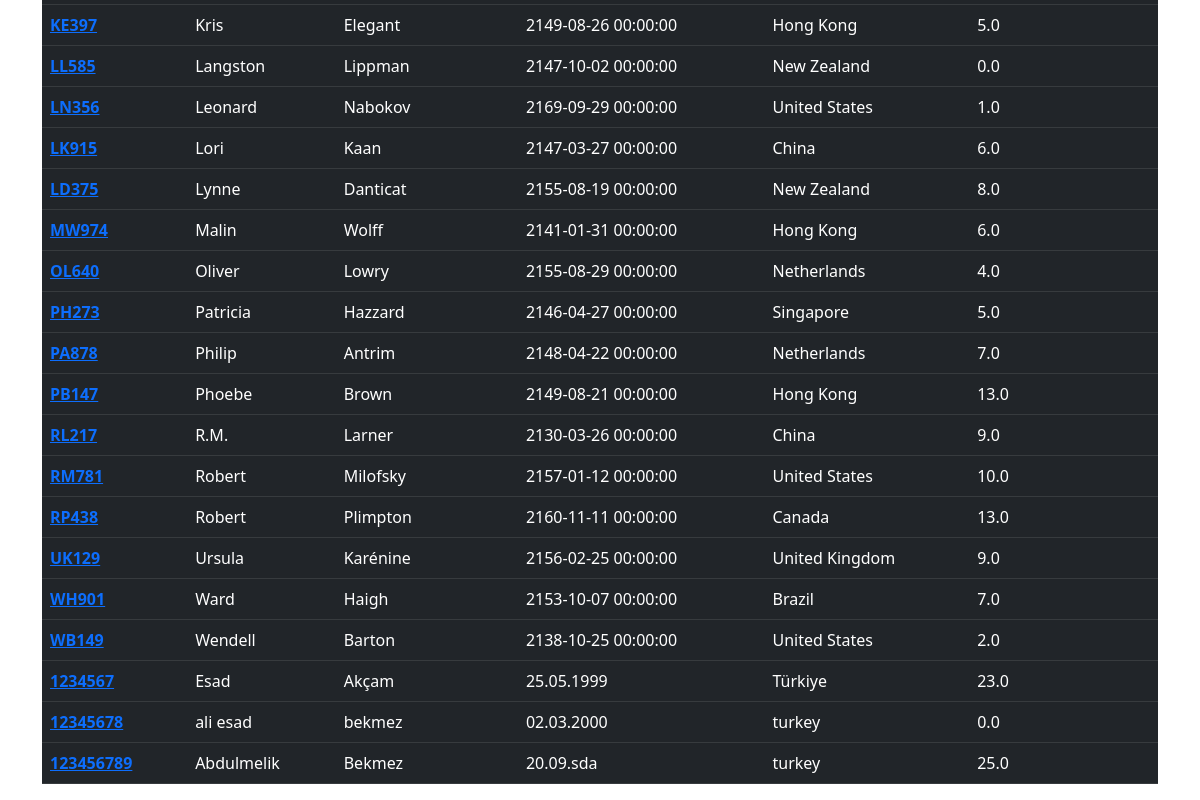
Page /author/showauthor (lower part) on the earlier database version.
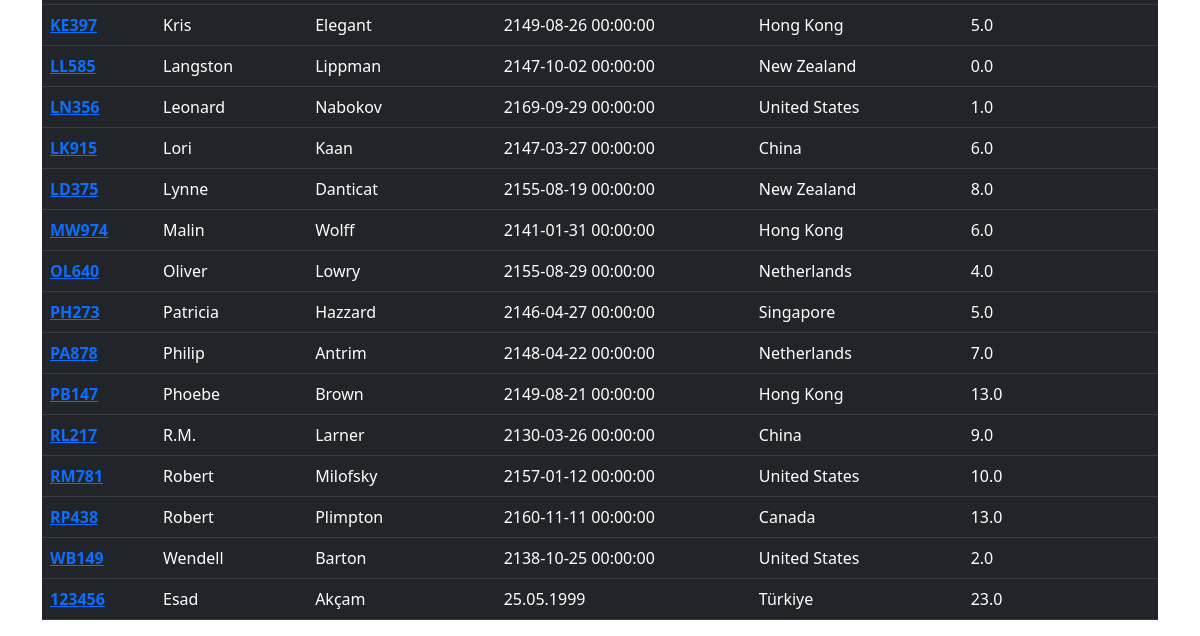
Same page on the later database version.
### tables this page shows
CREATE TABLE "AUTHOR" (
	"AuthID"	TEXT,
	"FirstName"	TEXT,
	"LastName"	TEXT,
	"Birthday"	TIMESTAMP,
	"CountryOfResidence"	TEXT,
	"HrsWritingPerDay"	REAL,
	PRIMARY KEY("AuthID")
);

### server.py (the view)
@app.route("/author/showauthor")
def showauthor():
    rows = db.show_all_authors()
    return render_template("./author/show_authors.html", rows=rows)

### Database.py (called while the page is built)
    def __connect_database(self):
        con = sqlite3.connect(self.databaseName)
        con.row_factory = sqlite3.Row
        return con

    def show_all_authors(self):
        cur = self.__connect_database().cursor()
        cur.execute("SELECT * FROM Author")
        return cur.fetchall()

### templates/author/show_authors.html (shortened to what this page needs)
{% extends "layout.html" %}
{% block Body %}
<div class="container" style="padding-top: 15px;">
    <div class="table-responsive">
        <table class="table table-hover table-dark" , style="width: 100%">
            <tbody>
                {% for row in rows %}
                <tr>
                    <th scope="row"><a href='update_author{{row["AuthId"]}}'>{{row["AuthId"]}}</a></th>
                    <td>{{row["FirstName"]}}</td>
                    <td>{{row["LastName"]}}</td>
                    <td>{{row["Birthday"]}}</td>
                    <td>{{row["CountryOfResidence"]}}</td>
                    <td>{{row["HrsWritingPerDay"]}}</td>
                </tr>
                {% endfor %}
            </tbody>
        </table>
    </div>
</div>
{% endblock %}

### templates/layout.html (shortened to what this page needs)
<!DOCTYPE html>
<html lang="en">
<head>
    <link href="https://cdn.jsdelivr.net/npm/bootstrap@5.1.3/dist/css/bootstrap.min.css" rel="stylesheet"
>
</head>
<body>
    {% block Body %}{% endblock %}
</body>
</html>

Differences in the rows shown:
removed AUTHOR: AuthId "UK129", FirstName "Ursula", LastName "Karénine", Birthday "2156-02-25 00:00:00", CountryOfResidence "United Kingdom", HrsWritingPerDay "9.0"
removed AUTHOR: AuthId "WH901", FirstName "Ward", LastName "Haigh", Birthday "2153-10-07 00:00:00", CountryOfResidence "Brazil", HrsWritingPerDay "7.0"
removed AUTHOR: AuthId "1234567", FirstName "Esad", LastName "Akçam", Birthday "25.05.1999", CountryOfResidence "Türkiye", HrsWritingPerDay "23.0"
removed AUTHOR: AuthId "12345678", FirstName "ali esad", LastName "bekmez", Birthday "02.03.2000", CountryOfResidence "turkey", HrsWritingPerDay "0.0"
removed AUTHOR: AuthId "123456789", FirstName "Abdulmelik", LastName "Bekmez", Birthday "20.09.sda", CountryOfResidence "turkey", HrsWritingPerDay "25.0"
added AUTHOR: AuthId "123456", FirstName "Esad", LastName "Akçam", Birthday "25.05.1999", CountryOfResidence "Türkiye", HrsWritingPerDay "23.0"
